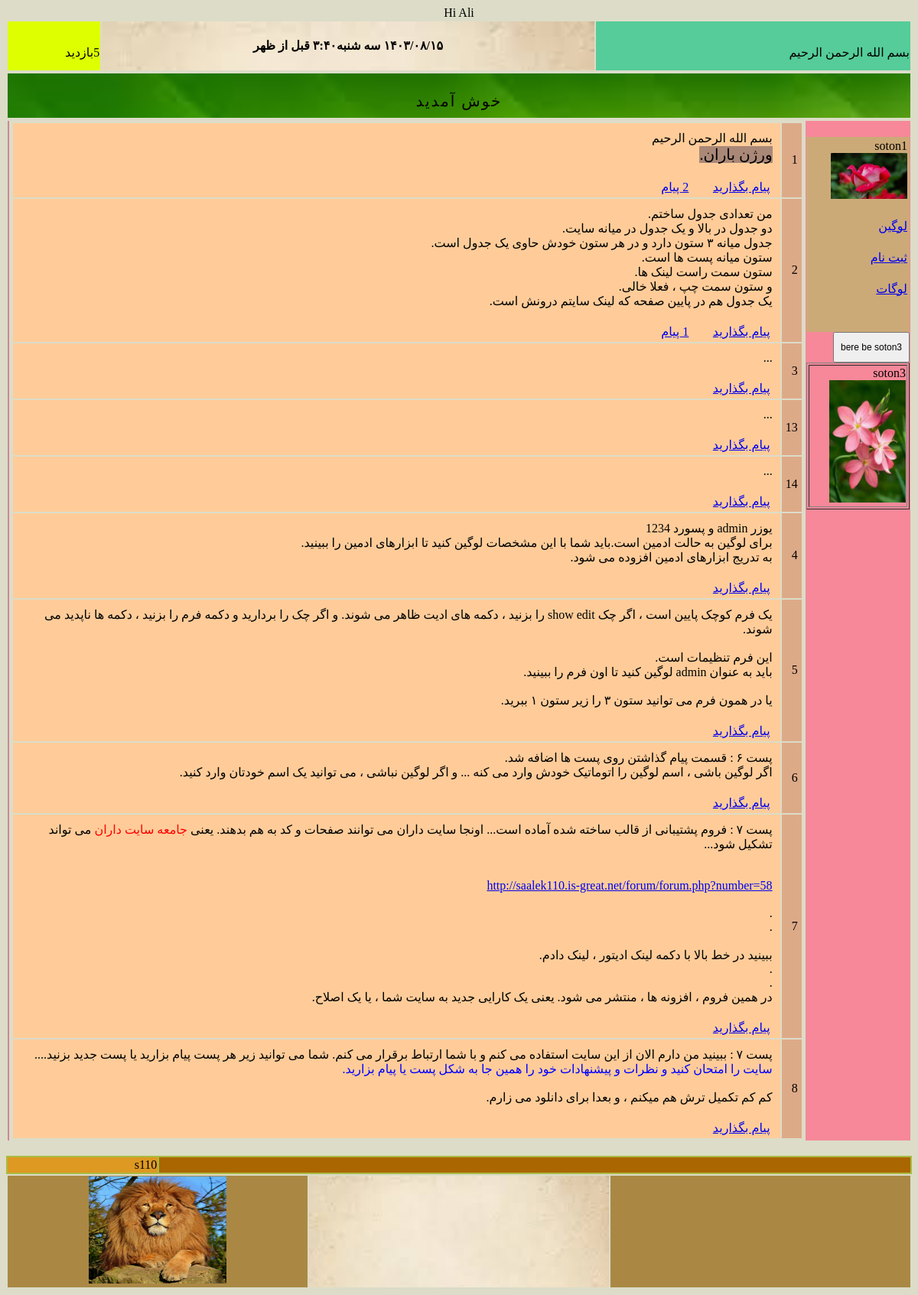
/ (signed in), run on the app's committed database.
### tables this page shows
CREATE TABLE `s110_texts` (
  `number` int(11) NOT NULL,
  `comment` varchar(50) NOT NULL,
  `my_text` varchar(600) NOT NULL
);

CREATE TABLE `s110_posts` (
  `number` bigint(20) NOT NULL,
  `news` text NOT NULL
);

### tools/jdf.php (called while the page is built, shortened)
<?php
function jdate($format, $timestamp = '', $none = '', $time_zone = 'Asia/Tehran', $tr_num = 'fa') {
  $T_sec = 0;
  $ts = $T_sec + (($timestamp === '') ? time() : tr_num($timestamp));
  $date = explode('_', date('H_i_j_n_O_P_s_w_Y', $ts));
  list($j_y, $j_m, $j_d) = gregorian_to_jalali($date[8], $date[3], $date[2]);
  $sl = strlen($format);
  $out = '';
  for ($i = 0; $i < $sl; $i++) {
    $sub = substr($format, $i, 1);
    switch ($sub) {
      case 'B':
      case 'e':
      case 'g':
      case 'G':
      case 'h':
      case 'I':
      case 'T':
      case 'u':
      case 'Z':
        $out .= date($sub, $ts);
        break;
      case 'A':
        $out .= ($date[0] < 12) ? 'قبل از ظهر' : 'بعد از ظهر';
        break;
      case 'd':
        $out .= ($j_d < 10) ? '0' . $j_d : $j_d;
        break;
      case 'i':
        $out .= $date[1];
        break;
      case 'l':
        $out .= jdate_words(array('rh' => $date[7]), ' ');
        break;
      case 'm':
        $out .= ($j_m > 9) ? $j_m : '0' . $j_m;
        break;
      case 'Y':
        $out .= $j_y;
        break;
      default:
        $out .= $sub;
    }
  }
  return ($tr_num != 'en') ? tr_num($out, 'fa', '.') : $out;
}
function tr_num($str, $mod = 'en', $mf = '٫') {
  $num_a = array('0', '1', '2', '3', '4', '5', '6', '7', '8', '9', '.');
  $key_a = array('۰', '۱', '۲', '۳', '۴', '۵', '۶', '۷', '۸', '۹', $mf);
  return ($mod == 'fa') ? str_replace($num_a, $key_a, $str) : str_replace($key_a, $num_a, $str);
}
function jdate_words($array, $mod = '') {
  foreach ($array as $type => $num) {
    $num = (int) tr_num($num);
    switch ($type) {
      case 'rh':
        $key = array('یکشنبه', 'دوشنبه', 'سه شنبه', 'چهارشنبه', 'پنجشنبه', 'جمعه', 'شنبه');
        $array[$type] = $key[$num];
        break;
    }
  }
  return ($mod === '') ? $array : implode($mod, $array);
}
function gregorian_to_jalali($gy, $gm, $gd, $mod = '') {
   list($gy, $gm, $gd) = explode('_', tr_num($gy . '_' . $gm . '_' . $gd));
  $g_d_m = array(0, 31, 59, 90, 120, 151, 181, 212, 243, 273, 304, 334);
  $gy2 = ($gm > 2) ? ($gy + 1) : $gy;
  $days = 355666 + (365 * $gy) + ((int) (($gy2 + 3) / 4)) - ((int) (($gy2 + 99) / 100)) + ((int) (($gy2 + 399) / 400)) + $gd + $g_d_m[$gm - 1];
  $jy = -1595 + (33 * ((int) ($days / 12053)));
  $days %= 12053;
  $jy += 4 * ((int) ($days / 1461));
  $days %= 1461;
  if ($days < 186) {
    $jm = 1 + (int) ($days / 31);
    $jd = 1 + ($days % 31);
  } else {
    $jm = 7 + (int) (($days - 186) / 30);
    $jd = 1 + (($days - 186) % 30);
  }
  return ($mod == '') ? array($jy, $jm, $jd) : $jy . $mod . $jm . $mod . $jd;
}

### parts_of_index/show_posts.php (the view, shortened to what this page needs)
<?php
    mysqli_set_charset($ccoonn, "utf8");
 $sql = "SELECT * FROM s110_posts";
  $result = mysqli_query($ccoonn ,$sql);
   echo"<center>";
    echo"<table border=0>";
        while($info = mysqli_fetch_array( $result))
               {
            $my_number=$info['number'];
    echo"<tr>";
 echo'<td id="sotone_shomareh_post">';
 echo $info["number"];   echo"</td>";
include"parts_of_index/my_str_replace.php";
 echo'<td id="sotone_matne_post">';
echo nl2br($info['news']);
echo'<table border=0>';
echo'<tr>';
 echo'<td id="sotone_payam_bezarid">';
$str=writeMsg(32);
    echo '<a href="msg/a_write_msg.php?number='.$my_number.'">'.$str.'</a>';
echo'</td>';
 echo'<td id="sotone_chand_nazar">';
  $tedad=msg_cont($ccoonn , $my_number );
 if (   $tedad> 0)
 {
     $str=writeMsg(33);
 $ebarat= $tedad." ".$str;
    echo "<a href='msg/show_msgs.php?number=$my_number'>$ebarat</a>";
 }
 echo'</td>';
  echo'<td id="sotone_dokmeye_edit">';
      $value=my_setting("show_edit");
echo'</td>'; echo'</tr>';echo'</table>';
echo"</td>";
          echo"</tr>";
 }
 echo"</table>";
  echo"</center>";
                                                                 ?>

### index.php (shortened to what this page needs)
<!DOCTYPE html>
<!DOCTYPE html PUBLIC "-//W3C//DTD XHTML 1.0 Transitional//EN" "http://www.w3.org/TR/xhtml1/DTD/xhtml1-transitional.dtd">
<html dir="rtl">
<head>
</head>
<body>
       <?php
    require "base/ccoonn.php";
     include "functions/functions.php";
     require_once "tools/jdf.php";
    mysqli_set_charset($ccoonn, "utf8");
                $hour= jdate('g:i A');
                $the_week=jdate('l');
              $the_date=jdate('Y/m/d ');
 if (  isset(  $_SESSION["username"] )  )
 {
echo"<center>";
echo"Hi ".$_SESSION["username"];
echo"</center>";
 }
 echo'<table id="bala_tarin_table">';
echo'<tr>';
 echo'<td id="soton1_az_table_aval">';
 $str=writeMsg(21) ;
echo $str;
  ?>
      <?php
echo'</td>';
 echo'<td id="soton2_az_table_aval">';
echo"<center><h4>".$the_date.$the_week.$hour."</h4></center>";
echo'</td>';
 echo'<td id="soton3_az_table_aval">';
$count=counter("index");
 $str=writeMsg(12);
 echo $count;
   echo $str;
echo'</td>';
echo'</tr>';
echo'</table>';
 echo'<table id="table_e_satre_dovom">';
echo'<tr>';
 echo'<td id="sotone_table_dovom">';
echo'</td>';
echo'</tr>';
echo'</table>';
 echo'<table id="table_bozorge_vasate_safeh">';
echo'<tr>';
 echo'<td id="sotone_avale_table_bozorge_vasat_safhe">';
 echo'<table id="table_e_soton_1">';
echo'<tr>';
echo'<td>';
echo'soton1';
echo'<img src="images/flower2.jpg" alt="robot" width="100" height="60"/>';
echo'</td>';
echo'</tr>';
echo'<tr>';
echo'<td>';
 $str=writeMsg(13) ;
 echo'<a href="login/login.php">'.$str.'</a>';
 echo'</td>';
echo'</tr>';
echo'<tr>';
echo'<td>';
 $str=writeMsg(14) ;
  echo'<a href="login/register.php">'.$str.'</a>';
   echo'</td>';
   echo'</tr>';
echo'<tr>';
echo'<td>';
 $str=writeMsg(17) ;
  echo'<a href="login/logout.php">'.$str.'</a>';
     echo'</td>';
     echo'</tr>';
echo'<tr>';
echo'<td>';
echo'</td>';
echo'</tr>';
echo'<tr>';
echo'<td>';
echo'</td>';
echo'</tr>';
echo'</tr>';
echo'</table>';
	  $value=my_setting("soton3");
	  if ($value=="under-soton-1")
{
 ?>
 <form id='myform' action="<?php echo $_SERVER['PHP_SELF']; ?>"  method = 'POST'>
 <input type="submit" name='action_soton1' value="bere be soton3" style=" font-size:12px; height:40px; width:100px">
      </form>
 <?php
 }
      if ($value=="under-soton-1")
   include "parts_of_index/soton3.php";
echo'<td>';
   include "parts_of_index/show_posts.php";
echo'</td>';
 echo'<td id="sotone_sevome_table_bozorge_vasat_safhe">';
 ?>
 <?php
echo'</td>';
           echo"<br>";
 echo'<table id="avalin_table_e_footer">';
echo'<tr>';
 echo'<td id="sotone_avale_table_avale_footer">';
echo'</td>';
 echo'<td id="sotone_dovome_table_avale_footer">';
echo"s110";
echo'</td>';
echo'</tr>';
echo'</table>';
 echo'<table id="dovomin_table_e_footer">';
echo'<tr>';
 echo'<td id="sotone_avale_table_dovome_footer">';
 ?>
 <?php
 echo'</td>';
  echo'<td id="sotone_dovome_table_dovome_footer">';
 ?>
 <?php
   echo'</td>';
    echo'<td id="sotone_sevome_table_dovome_footer">';
   echo'<img src="images/lion.jpg" alt="lion" width="180" height="140"/>';
 echo'</td>';
 echo'</tr>';
echo'</table>';
?>
</body>
</html>

### parts_of_index/my_str_replace.php
<?php
if (isset ($info['news']) )
{
     $info['news']=str_replace("qz","'",$info['news']);
     $info['news']=str_replace("[Img]","<img src='",$info['news']);
     $info['news']=str_replace("[/Img]","' style='width:200px;height:auto'>",$info['news']);
     $info['news']=str_replace("[Url]","<a href='",$info['news']);
     $info['news']=str_replace("[Url_m]","'>",$info['news']);
     $info['news']=str_replace("[/Url]","</a>",$info['news']);
     $info['news']=str_replace("[center]","<center>",$info['news']);
     $info['news']=str_replace("[/center]","</center>",$info['news']);
     $info['news']=str_replace("[left]","<div style='text-align: left;'>",$info['news']);
     $info['news']=str_replace("[/left]","</div>",$info['news']);
     $info['news']=str_replace("[right]","<div style='text-align: right;'>",$info['news']);
     $info['news']=str_replace("[/right]","</div>",$info['news']);
     $info['news']=str_replace("[red]","<span style='color: Red'>",$info['news']);
     $info['news']=str_replace("[/red]","</span>",$info['news']);
     $info['news']=str_replace("[blue]","<span style='color: Blue'>",$info['news']);
     $info['news']=str_replace("[/blue]","</span>",$info['news']);
     $info['news']=str_replace("[color]","<span style='color:",$info['news']);
     $info['news']=str_replace("[bgcolor]","<span style='background-color:",$info['news']);
     $info['news']=str_replace("[color_m]","'>",$info['news']);
     $info['news']=str_replace("[/color]","</span>",$info['news']);
     $info['news']=str_replace("imagenumber=","<img src='http://victory.rf.gd/web/images/attachs/f",$info['news']);
          $info['news']=str_replace("size=100",".jpg' width='100' height='auto'>",$info['news']);
               $info['news']=str_replace("size=150",".jpg' width='150' height='auto'>",$info['news']);
     $info['news']=str_replace("size=200",".jpg' width='200' height='auto'>",$info['news']);
          $info['news']=str_replace("size=250",".jpg' width='250' height='auto'>",$info['news']);
        $info['news']=str_replace("size=300",".jpg' width='300' height='auto'>",$info['news']);
        $info['news']=str_replace("size=350",".jpg' width='350' height='auto'>",$info['news']);
     $info['news']=str_replace("size=400",".jpg' width='400' height='auto'>",$info['news']);
          $info['news']=str_replace("size=450",".jpg' width='450' height='auto'>",$info['news']);
             $info['news']=str_replace("size=500",".jpg' width='500' height='auto'>",$info['news']);
             $info['news']=str_replace("size=550",".jpg' width='550' height='auto'>",$info['news']);
     $info['news']=str_replace("size=600",".jpg' width='600' height='auto'>",$info['news']);
     $info['news']=str_replace("size=650",".jpg' width='650' height='auto'>",$info['news']);
       $info['news']=str_replace("size=700",".jpg' width='700' height='auto'>",$info['news']);
         $info['news']=str_replace("size=750",".jpg' width='750' height='auto'>",$info['news']);
     $info['news']=str_replace("size=800",".jpg' width='800' height='auto'>",$info['news']);
    $info['news']=str_replace("☆☆☆☆T","",$info['news']);
       $info['news']=str_replace("pngnumber=","<img src='http://victory.rf.gd/web/images/attachs/png/f",$info['news']);
          $info['news']=str_replace("sizep=100",".png' width='100' height='auto'>",$info['news']);
               $info['news']=str_replace("sizep=150",".png' width='150' height='auto'>",$info['news']);
     $info['news']=str_replace("sizep=200",".png' width='200' height='auto'>",$info['news']);
          $info['news']=str_replace("sizep=250",".png' width='250' height='auto'>",$info['news']);
        $info['news']=str_replace("sizep=300",".png' width='300' height='auto'>",$info['news']);
        $info['news']=str_replace("sizep=350",".png' width='350' height='auto'>",$info['news']);
     $info['news']=str_replace("sizep=400",".png' width='400' height='auto'>",$info['news']);
          $info['news']=str_replace("sizep=450",".png' width='450' height='auto'>",$info['news']);
             $info['news']=str_replace("sizep=500",".png' width='500' height='auto'>",$info['news']);
             $info['news']=str_replace("sizep=550",".png' width='550' height='auto'>",$info['news']);
     $info['news']=str_replace("sizep=600",".png' width='600' height='auto'>",$info['news']);
     $info['news']=str_replace("sizep=650",".png' width='650' height='auto'>",$info['news']);
       $info['news']=str_replace("sizep=700",".png' width='700' height='auto'>",$info['news']);
         $info['news']=str_replace("sizep=750",".png' width='750' height='auto'>",$info['news']);
     $info['news']=str_replace("sizep=800",".png' width='800' height='auto'>",$info['news']);
    $info['news']=str_replace("☆☆☆☆T","",$info['news']);
       $info['news']=str_replace("[font5]","<div style='font-size:5px;'>",$info['news']);
       $info['news']=str_replace("[font10]","<div style='font-size:10px;'>",$info['news']);
       $info['news']=str_replace("[font20]","<div style='font-size:20px;'>",$info['news']);
       $info['news']=str_replace("[font30]","<div style='font-size:30px;'>",$info['news']);
     $info['news']=str_replace("[font40]","<div style='font-size:40px;'>",$info['news']);
     $info['news']=str_replace("[font50]","<div style='font-size:50px;'>",$info['news']);
     $info['news']=str_replace("[font60]","<div style='font-size:60px;'>",$info['news']);
       $info['news']=str_replace("[font70]","<div style='font-size:70px;'>",$info['news']);
     $info['news']=str_replace("[font80]","<div style='font-size:80px;'>",$info['news']);
     $info['news']=str_replace("[font90]","<div style='font-size:90px;'>",$info['news']);
     $info['news']=str_replace("[font100]","<div style='font-size:100px;'>",$info['news']);
     $info['news']=str_replace("[font150]","<div style='font-size:150px;'>",$info['news']);
     $info['news']=str_replace("[font200]","<div style='font-size:200px;'>",$info['news']);
     $info['news']=str_replace("[font250]","<div style='font-size:250px;'>",$info['news']);
     $info['news']=str_replace("[font300]","<div style='font-size:300px;'>",$info['news']);
     $info['news']=str_replace("[font350]","<div style='font-size:350px;'>",$info['news']);
     $info['news']=str_replace("[font400]","<div style='font-size:400px;'>",$info['news']);
       $info['news']=str_replace("[/font]","</div>",$info['news']);
}
     ?>

### css/index.php (style rules this page uses)
body { background-color:rgba(220,220,200,1); }
#sotone_shomareh_post { background:#ddaa88; padding:5px; }
#sotone_matne_post { background:#ffcc99; padding-left:10px; padding-right:10px; padding-top:10px; }
#sotone_payam_bezarid { width:30%; }
#sotone_chand_nazar { width:30%; padding-right:20px; padding-left:20px; }
#sotone_dokmeye_edit { width:30%; padding-right:20px; }
#bala_tarin_table { border:1; width:100%; }
#soton1_az_table_aval { background: #55cc99; }
#soton2_az_table_aval { background: #ddaa88; background-image: url('images/paper2.jpeg'); background-repeat: no-repeat; background-size: cover; }
#soton3_az_table_aval { background: #ddff00; }
#table_e_satre_dovom { border:1; width:100%; text-align:center; }
#sotone_table_dovom { background: #ffbbbb; background-image: url('images/green2.jpeg'); background-repeat: no-repeat; background-size: cover; color:black; font-size:20px; letter-spacing: 2px; padding-bottom:10px; }
#table_bozorge_vasate_safeh { border:0; }
#sotone_avale_table_bozorge_vasat_safhe { vertical-align:top; background: #f68899; }
#table_e_soton_1 { margin-top:20px; border:1px; background:#ccaa78; }
#sotone_sevome_table_bozorge_vasat_safhe { vertical-align:top; background: #cc8899; }
#avalin_table_e_footer { border:1; width:100%; background:#aabb44; }
#sotone_avale_table_avale_footer { background:#aa6600; width:50%; text-align: center; }
#sotone_dovome_table_avale_footer { background:#dd9922; width:10%;">'; }
#dovomin_table_e_footer { border:1; width:100%; }
#sotone_avale_table_dovome_footer { background:#aa8844; width:20%; text-align: center; }
#sotone_dovome_table_dovome_footer { background:#aa9955; background-image: url('images/paper2.jpeg'); background-repeat: no-repeat; background-size: cover; width:20%; text-align: center;padding:14px;">'; }
#sotone_sevome_table_dovome_footer { background:#aa8844; width:20%; text-align: center; }

### data on the page
s110_texts: my_text "بسم الله الرحمن الرحیم"
s110_texts: my_text "بازدید"
s110_texts: my_text "لوگین"
s110_texts: my_text "ثبت نام"
s110_texts: my_text "لوگات"
s110_posts: number "1", news "بسم الله الرحمن الرحیم ورژن باران.", s110_texts.my_text "پیام بگذارید", s110_texts.my_text "2 پیام"
s110_posts: number "2", news "من تعدادی جدول ساختم. دو جدول در بالا و یک جدول در میانه سایت. جدول میانه ۳ ستون دارد و در هر ستون خودش حاوی یک جدول است. ستون میانه پست ها است. ستون سمت راست لینک ها. و ستون سمت چپ ، فعلا خالی. یک جدول هم در پایین صفحه که لینک سایتم درونش است.", s110_texts.my_text "پیام بگذارید", s110_texts.my_text "1 پیام"
s110_posts: number "3", news "...", s110_texts.my_text "پیام بگذارید"
s110_posts: number "13", news "...", s110_texts.my_text "پیام بگذارید"
s110_posts: number "14", news "...", s110_texts.my_text "پیام بگذارید"
s110_posts: number "4", news "یوزر admin و پسورد 1234 برای لوگین به حالت ادمین است.باید شما با این مشخصات لوگین کنید تا ابزارهای ادمین را ببینید. به تدریج ابزارهای ادمین افزوده می شود.", s110_texts.my_text "پیام بگذارید"
s110_posts: number "5", news "یک فرم کوچک پایین است ، اگر چک show edit را بزنید ، دکمه های ادیت ظاهر می شوند. و اگر چک را بردارید و دکمه فرم را بزنید ، دکمه ها ناپدید می شوند. این فرم تنظیمات است. باید به عنوان admin لوگین کنید تا اون فرم را ببینید. یا در همون فرم می توانید ستون ۳ را زیر ستون ۱ ببرید.", s110_texts.my_text "پیام بگذارید"
s110_posts: number "6", news "پست ۶ : قسمت پیام گذاشتن روی پست ها اضافه شد. اگر لوگین باشی ، اسم لوگین را اتوماتیک خودش وارد می کنه ... و اگر لوگین نباشی ، می توانید یک اسم خودتان وارد کنید.", s110_texts.my_text "پیام بگذارید"
s110_posts: number "7", news "پست ۷ : فروم پشتیبانی از قالب ساخته شده آماده است... اونجا سایت داران می توانند صفحات و کد به هم بدهند. یعنی جامعه سایت داران می تواند تشکیل شود... http://saalek110.is-great.net/forum/forum.php?number=58 . . ببینید در خط بالا با دکمه لینک ادیتور ، لینک دادم. . . در همین فروم ، افزونه ها ، منتشر می شود. یعنی یک کارایی جدید به سایت شما ، یا یک اصلاح.", s110_texts.my_text "پیام بگذارید"
s110_posts: number "8", news "پست ۷ : ببینید من دارم الان از این سایت استفاده می کنم و با شما ارتباط برقرار می کنم. شما می توانید زیر هر پست پیام بزارید یا پست جدید بزنید.... سایت را امتحان کنید و نظرات و پیشنهادات خود را همین جا به شکل پست یا پیام بزارید. کم کم تکمیل ترش هم میکنم ، و بعدا برای دانلود می زارم.", s110_texts.my_text "پیام بگذارید"

### other printed values
$_SESSION["username"] "Ali"
$the_week "سه شنبه"
$hour "۳:۴۰ قبل از ظهر"
$count "5"
$str "خوش آمدید"
